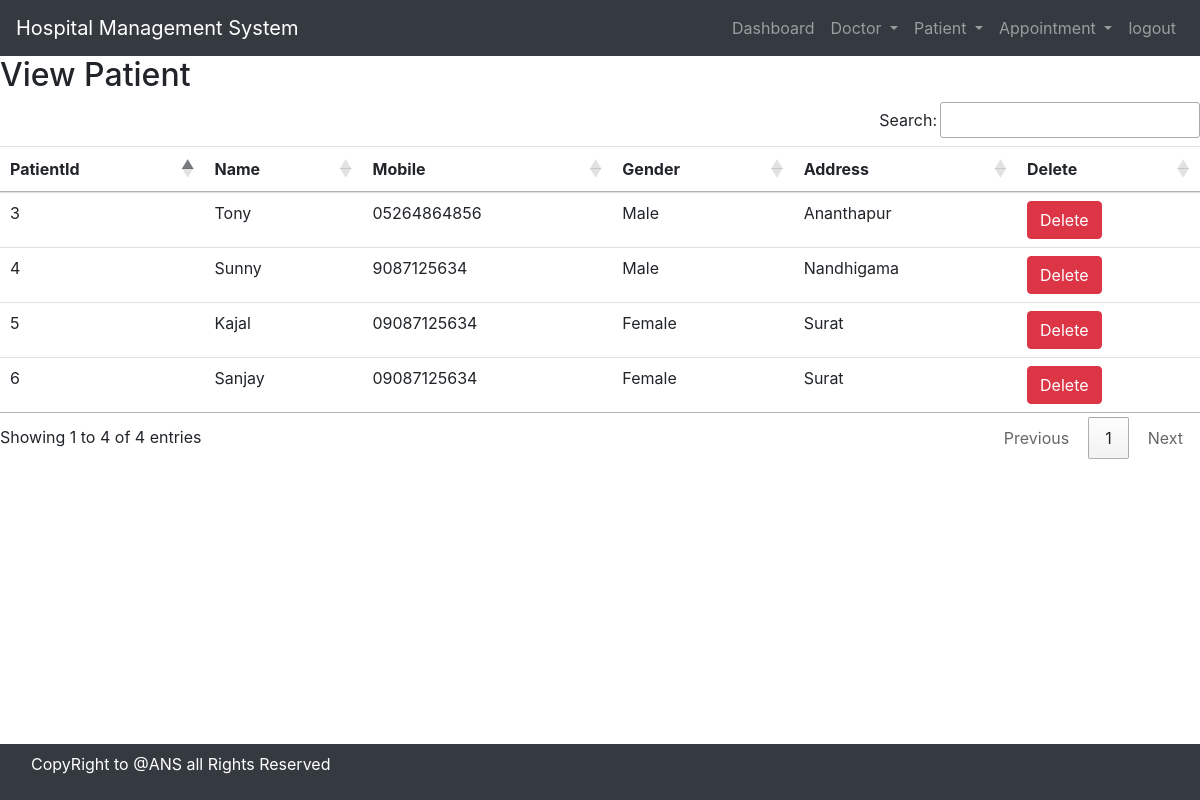
Page /view_patient/ (signed in) on the committed database.
### hospital/models.py (models this page shows, shortened)
class Patient(models.Model):
    Name = models.CharField(max_length=60)
    Gender = models.CharField(max_length=40)
    Mobile = models.CharField(max_length=10,null=True,blank=True)
    Address = models.TextField()

### hospital/views.py (the view)
# urls.py: path('view_patient/',View_Patient,name='view_patient'),
def View_Patient(request):
    if not request.user.is_staff:
        return redirect('login')
    doc = Patient.objects.all()
    d = {'doc': doc}
    return render(request,'view_patient.html',d)

### hospital/templates/view_patient.html
{% include 'base.html' %}
{% include 'navigation.html' %}
{% block content %}
<div>
    <h2>View Patient</h2>
    <table id="example" class="table table-hover">
        <thead>
            <tr>
                <th>PatientId</th>
                <th>Name</th>
                <th>Mobile</th>
                <th>Gender</th>
                <th>Address</th>
                <th>Delete</th>
            </tr>
        </thead>
        <tbody>
          {% for i in doc %}
          <tr>
               <td>{{i.id}}</td>
               <td>{{i.Name}}</td>
               <td>{{i.Mobile}}</td>
               <td>{{i.Gender}}</td>
               <td>{{i.Address}}</td>
               <td><a href="{% url 'delete_patient' i.id %}"
                 onclick="return confirm('Are you sure you want to delete?')" class="btn btn-danger">Delete</a>
               </td>
          </tr>
          {% endfor %}
        </tbody>
    </table>
</div>
{% endblock content %}
{% include 'footer.html' %}

### rows in the picture
Patient: id "3", Name "Tony", Mobile "05264864856", Gender "Male", Address "Ananthapur"
Patient: id "4", Name "Sunny", Mobile "9087125634", Gender "Male", Address "Nandhigama"
Patient: id "5", Name "Kajal", Mobile "09087125634", Gender "Female", Address "Surat"
Patient: id "6", Name "Sanjay", Mobile "09087125634", Gender "Female", Address "Surat"
